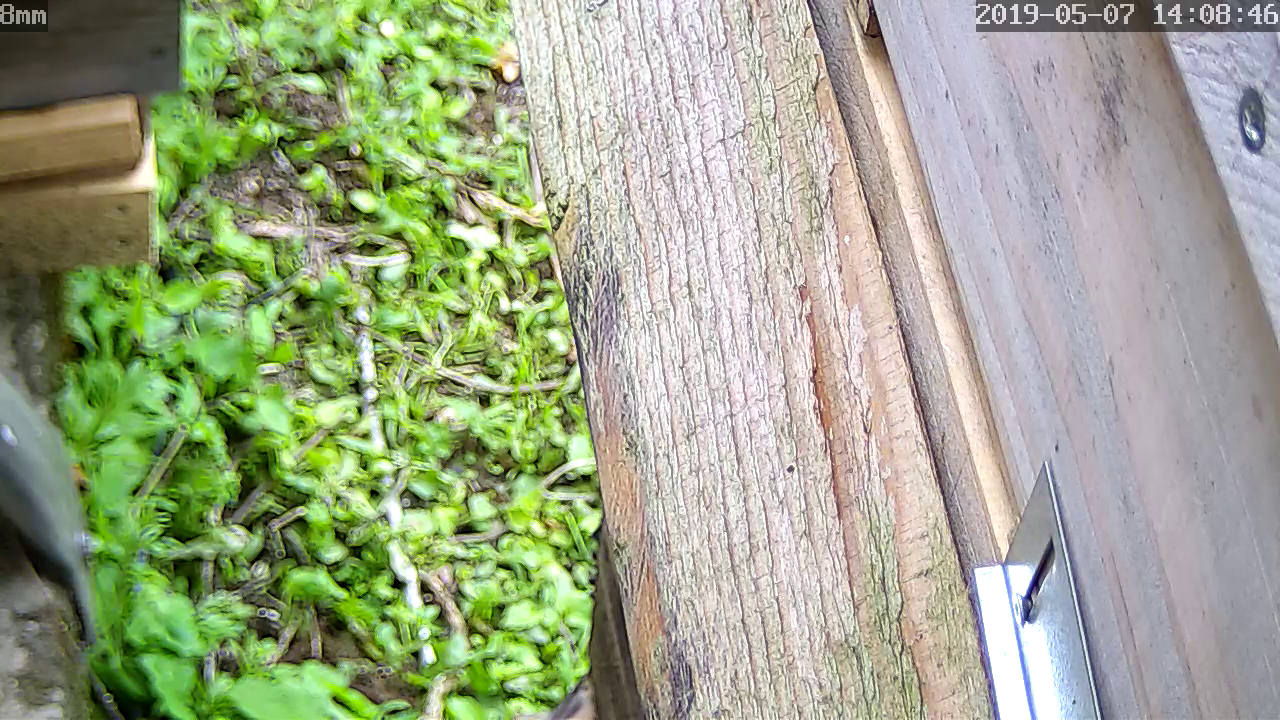
#> input picture bg_comparison/background.png, 1280 x 720 px
$ python crop_image_zone.py --image bg_comparison/background.png
#> lines starting #> are read from the running program, lines starting #| are printed output that depends on the picture
#!/usr/bin/env python
# Crop a zone in image
# import the necessary packages
import argparse
import numpy as np
import cv2
# Import system lib (filename as parameter)
import sys, os
# file/directory path manipulation
from os.path import basename, dirname

# example:
# ./cromp_image_zone.py -i /home/jody/opencvpython/bg_comparison/background.png --xpos 830 --ypos 20 --width 200 --height 650

# construct the argument parse and parse the arguments
parser = argparse.ArgumentParser()
parser.add_argument("-i", "--image", required=True,
	help="path to the input image")
parser.add_argument('--width', nargs='?', const=110, type=int, default=110,
	help="Width zone")
parser.add_argument('--height', nargs='?', const=110, type=int, default=110,
        help="height zone")
parser.add_argument('--xpos', nargs='?', const=0, type=int, default=0,
        help="x pos")
parser.add_argument('--ypos', nargs='?', const=0, type=int, default=0,
        help="y pos")

args = vars(parser.parse_args())
print(args);

# open image and get infos
image = cv2.imread(args["image"])
#> image is the input picture: shape (720, 1280, 3); mean B, G, R 137.8, 166.7, 157.6
height, width, channels = image.shape
#> height = 720; width = 1280; channels = 3

print(image.shape)
#| (720, 1280, 3)

h=args["height"]
w=args["width"]

croped_by_width = width / w
#> croped_by_width = 11.64
croped_by_height = height / h
#> croped_by_height = 6.55
ypos = 0
xpos = 0

crop = image[args["ypos"]:args["ypos"]+h, args["xpos"]:args["xpos"]+w]
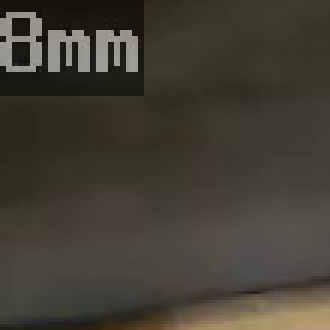
#> crop: shape (110, 110, 3) (shown 3 times larger); mean B, G, R 52.1, 62.6, 67.2

cv2.imshow('Image CROP', crop)
cv2.imshow('Image source', image)
cv2.waitKey()
